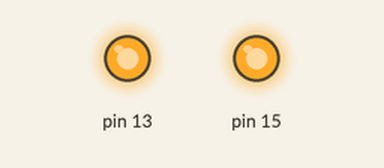
Simulated run of this program. Board: Raspberry Pi (header pin numbers). Shown: output pins drawn as LEDs (lit = HIGH).

Above: at 0.1 s.
Timing chart, 0 to 1.6 s (numbered marks = the images above):
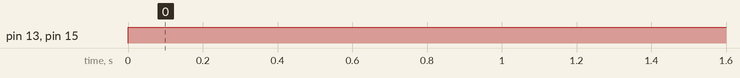

The program:

line.py
```python
###############################
#  PiBot Line Following
#  Davis MT
#  28.02.2020
###############################

# import libraries
import RPi.GPIO as gpio

# set pin mapping to BOARD
gpio.setmode(gpio.BOARD)


# turn off channel warnings messages
gpio.setwarnings(False)

# Set GPIO pins as output
gpio.setup(13,gpio.OUT)
gpio.setup(15,gpio.OUT)


# set GPIO pins as inputs
leftSensor = 7
rightSensor = 10
gpio.setup(leftSensor,gpio.IN)
gpio.setup(rightSensor,gpio.IN)

# turn on left motor
def leftOn():
    gpio.output(15,1)

# turn off left motor
def leftOff():
    gpio.output(15,0)


# turn on right motor
def rightOn():
    gpio.output(13,1)


#turn off right motor
def rightOff():
    gpio.output(13,0)


# turn off all motors
def stopAll():
    gpio.output(13,0)
    gpio.output(15,0)


# main program loop

stopAll()   # make sure all pin are set to off

while True:

    # if left and right sensors are off stop both motors
    if gpio.input(leftSensor)==0 and gpio.input(rightSensor) == 0:
        leftOff()
        rightOff()

    # if both sensors are on then turn both motors on
    if gpio.input(leftSensor)==1 and gpio.input(rightSensor)==1:
        leftOn()
        rightOn()

    # if left sensor is on turn right motor off (pivot left)
    if gpio.input(leftSensor)==1 and gpio.input(rightSensor)==0:
        leftOn()
        rightOff()

    # if right sensor is on turn left motor off (pivot right)
    if gpio.input(leftSensor)==0 and gpio.input(rightSensor)==1:
        leftOff()
        rightOn()

gpio.cleanup()
```

Measured:
- by itself, pin 13, pin 15: LOW → HIGH at 0.00 s
